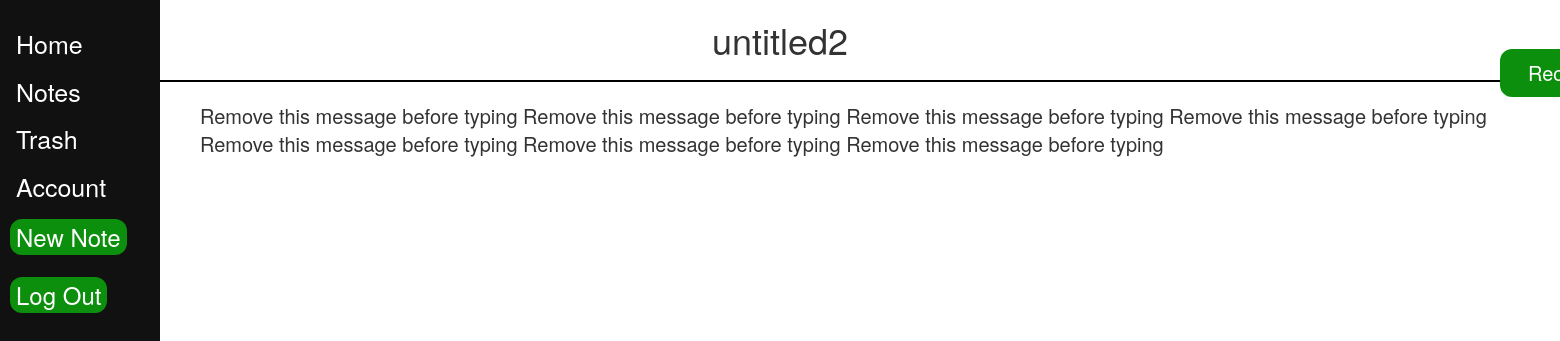
The app's page /trash/untitled2 (signed in) with its own data.
### models.py (models this page shows)
class Trash(db.Model):
    id= db.Column(db.Integer, primary_key=True, autoincrement=True)
    name = db.Column(db.String(150), nullable=False)
    date = db.Column(db.DateTime(timezone=True), default=func.now())
    user_id = db.Column(db.String(150), db.ForeignKey('user.id'), nullable=False)
    data = db.Column(db.String(10000))

### routes.py (the view, shortened to what this page needs)
@routes.route('/trash/<name>', methods=["POST", "GET"])
def trash_note(name):
    if "user" in session:
        return render_template('trash_note.html', name=name, trash_note=Trash.query.filter_by(name=name))
    return redirect(url_for('routes.login'))

### templates/trash_note.html
{% extends 'base_notes.html' %}
{% block content %}
<link rel="stylesheet" href="{{url_for('static', filename='trash_note.css')}}">
<h1 class="title">{{name}}</h1>
<hr id="line">
<p id="data">
    {% for trashes in trash_note -%}
    {{trashes.data}}
{% endfor %}
</p>
<form method="POST">
    <button type="submit" name="recover" class="recover">Recover</button>
</form>
{% endblock %}

### templates/base_notes.html (shortened to what this page needs)
<!DOCTYPE html>
<html lang="en">
<head>
    <link rel="stylesheet" href="https://cdn.jsdelivr.net/npm/bootstrap@4.3.1/dist/css/bootstrap.min.css"
>
    <link rel="stylesheet" href="{{url_for('static', filename='base_notes.css')}}">
    <link rel="stylesheet" href="https://cdnjs.cloudflare.com/ajax/libs/font-awesome/4.7.0/css/font-awesome.min.css">
    <link rel="stylesheet" href="https://maxcdn.bootstrapcdn.com/bootstrap/3.3.7/css/bootstrap.min.css">
</head>
<body>
    <div class="sidenav">
        <a href="/home">Home</a>
        <a href="/notes">Notes</a>
        <a href="/trash">Trash</a>
        <a href="/account">Account</a>
        <form method="POST">
            <button type="submit" id="new_button" name="new_button">New Note</button>
            <button type="submit" id="log_out_button" name="log_out_button">Log Out</button>
        </form>
    </div>
    {% block content %} {% endblock %}
</body>

### static/base_notes.css (style rules this page uses)
.sidenav { height: 100%; width: 160px; position: fixed; z-index: 1; top: 0; left: 0; background-color: #111; overflow-x: hidden; padding-top: 20px; color: white; }
.sidenav a { padding: 6px 8px 6px 16px; text-decoration: none; font-size: 25px; color: white; display: block; }
button { background-color: rgb(12, 143, 12); border: none; border-radius: 12px; cursor:pointer; transition: all 0.3s ease 0s; color: white; }
#new_button { position: relative; left: 10px; top: 8px; font-size: 24px; color: white; }
#log_out_button { position: relative; top: 30px; left: 10px; font-size: 24px; color: white; }
#line { border: 1px solid black; }

### static/trash_note.css (style rules this page uses)
.title { position: relative; text-align: center; }
#data { position: relative; margin-left: 200px; font-size: 20px; }
.recover { position: relative; margin-left: 1500px; top: -120px; font-size: 20px; color: white; padding: 10px 28px; }

### records on screen
Trash: data "Remove this message before typing"
Trash: data "Remove this message before typing"
Trash: data "Remove this message before typing"
Trash: data "Remove this message before typing"
Trash: data "Remove this message before typing"
Trash: data "Remove this message before typing"
Trash: data "Remove this message before typing"

### other values on screen
{{ name }} "untitled2"
